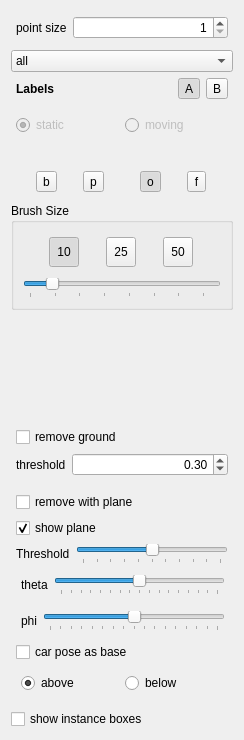
           <widget class="QWidget" name="scrollAreaWidgetContents">
            <property name="geometry">
             <rect>
              <x>0</x>
              <y>0</y>
              <width>244</width>
              <height>740</height>
             </rect>
            </property>
            <layout class="QVBoxLayout" name="verticalLayout_6">
             <item>
              <layout class="QFormLayout" name="formLayout_3">
               <property name="leftMargin">
                <number>5</number>
               </property>
               <property name="topMargin">
                <number>5</number>
               </property>
               <property name="rightMargin">
                <number>5</number>
               </property>
               <property name="bottomMargin">
                <number>5</number>
               </property>
               <item row="0" column="1">
                <widget class="QSpinBox" name="spinPointSize">
                 <property name="alignment">
                  <set>Qt::AlignRight|Qt::AlignTrailing|Qt::AlignVCenter</set>
                 </property>
                 <property name="minimum">
                  <number>1</number>
                 </property>
                 <property name="maximum">
                  <number>20</number>
                 </property>
                </widget>
               </item>
               <item row="0" column="0">
                <widget class="QLabel" name="label_4">
                 <property name="text">
                  <string>point size</string>
                 </property>
                </widget>
               </item>
              </layout>
             </item>
             <item>
              <widget class="QComboBox" name="cmbRootCategory">
               <property name="focusPolicy">
                <enum>Qt::WheelFocus</enum>
               </property>
               <property name="currentText">
                <string>all</string>
               </property>
               <item>
                <property name="text">
                 <string>all</string>
                </property>
               </item>
               <item>
                <property name="text">
                 <string>recently</string>
                </property>
               </item>
              </widget>
             </item>
             <item>
              <layout class="QHBoxLayout" name="horizontalLayout_9">
               <property name="leftMargin">
                <number>5</number>
               </property>
               <property name="topMargin">
                <number>0</number>
               </property>
               <property name="rightMargin">
                <number>5</number>
               </property>
               <property name="bottomMargin">
                <number>0</number>
               </property>
               <item>
                <widget class="QLabel" name="label_8">
                 <property name="font">
                  <font>
                   <weight>75</weight>
                   <bold>true</bold>
                  </font>
                 </property>
                 <property name="text">
                  <string>Labels</string>
                 </property>
                </widget>
               </item>
               <item>
                <spacer name="horizontalSpacer_3">
                 <property name="orientation">
                  <enum>Qt::Horizontal</enum>
                 </property>
                 <property name="sizeHint" stdset="0">
                  <size>
                   <width>40</width>
                   <height>20</height>
                  </size>
                 </property>
                </spacer>
               </item>
               <item>
                <widget class="QToolButton" name="btnButtonLayoutA">
                 <property name="text">
                  <string>A</string>
                 </property>
                 <property name="checkable">
                  <bool>true</bool>
                 </property>
                 <property name="checked">
                  <bool>true</bool>
                 </property>
                </widget>
               </item>
               <item>
                <widget class="QToolButton" name="btnButtonLayoutB">
                 <property name="text">
                  <string>B</string>
                 </property>
                 <property name="checkable">
                  <bool>true</bool>
                 </property>
                </widget>
               </item>
              </layout>
             </item>
             <item>
              <layout class="QGridLayout" name="labelsGroupBox">
               <property name="bottomMargin">
                <number>5</number>
               </property>
               <property name="spacing">
                <number>2</number>
               </property>
              </layout>
             </item>
             <item>
              <layout class="QHBoxLayout" name="horizontalLayout_13">
               <property name="leftMargin">
                <number>5</number>
               </property>
               <property name="topMargin">
                <number>5</number>
               </property>
               <property name="rightMargin">
                <number>5</number>
               </property>
               <property name="bottomMargin">
                <number>5</number>
               </property>
               <item>
                <widget class="QRadioButton" name="rdoStatic">
                 <property name="enabled">
                  <bool>false</bool>
                 </property>
                 <property name="text">
                  <string>static</string>
                 </property>
                 <property name="checked">
                  <bool>true</bool>
                 </property>
                 <property name="autoExclusive">
                  <bool>false</bool>
                 </property>
                </widget>
               </item>
               <item>
                <widget class="QRadioButton" name="rdoMoving">
                 <property name="enabled">
                  <bool>false</bool>
                 </property>
                 <property name="text">
                  <string>moving</string>
                 </property>
                 <property name="checkable">
                  <bool>true</bool>
                 </property>
                 <property name="autoExclusive">
                  <bool>false</bool>
                 </property>
                </widget>
               </item>
              </layout>
             </item>
             <item>
              <widget class="QLabel" name="txtSelectedLabel">
               <property name="font">
                <font>
                 <weight>75</weight>
                 <bold>true</bold>
                </font>
               </property>
               <property name="text">
                <string/>
               </property>
              </widget>
             </item>
             <item>
              <layout class="QHBoxLayout" name="horizontalLayout_14">
               <property name="leftMargin">
                <number>5</number>
               </property>
               <property name="topMargin">
                <number>5</number>
               </property>
               <property name="rightMargin">
                <number>5</number>
               </property>
               <property name="bottomMargin">
                <number>5</number>
               </property>
               <item>
                <widget class="QToolButton" name="btnBrushMode">
                 <property name="text">
                  <string>b</string>
                 </property>
                 <property name="checkable">
                  <bool>true</bool>
                 </property>
                </widget>
               </item>
               <item>
                <widget class="QToolButton" name="btnPolygonMode">
                 <property name="text">
                  <string>p</string>
                 </property>
                 <property name="checkable">
                  <bool>true</bool>
                 </property>
                </widget>
               </item>
               <item>
                <spacer name="horizontalSpacer_4">
                 <property name="orientation">
                  <enum>Qt::Horizontal</enum>
                 </property>
                 <property name="sizeType">
                  <enum>QSizePolicy::Fixed</enum>
                 </property>
                 <property name="sizeHint" stdset="0">
                  <size>
                   <width>10</width>
                   <height>20</height>
                  </size>
                 </property>
                </spacer>
               </item>
               <item>
                <widget class="QToolButton" name="btnOverwrite">
                 <property name="sizePolicy">
                  <sizepolicy hsizetype="Fixed" vsizetype="Fixed">
                   <horstretch>0</horstretch>
                   <verstretch>0</verstretch>
                  </sizepolicy>
                 </property>
                 <property name="minimumSize">
                  <size>
                   <width>0</width>
                   <height>0</height>
                  </size>
                 </property>
                 <property name="maximumSize">
                  <size>
                   <width>16777215</width>
                   <height>16777215</height>
                  </size>
                 </property>
                 <property name="text">
                  <string>o</string>
                 </property>
                 <property name="checkable">
                  <bool>true</bool>
                 </property>
                 <property name="checked">
                  <bool>true</bool>
                 </property>
                </widget>
               </item>
               <item>
                <widget class="QToolButton" name="btnFilter">
                 <property name="text">
                  <string>f</string>
                 </property>
                 <property name="checkable">
                  <bool>true</bool>
                 </property>
                </widget>
               </item>
              </layout>
             </item>
             <item>
              <widget class="QGroupBox" name="groupBox_3">
               <property name="title">
                <string>Brush Size</string>
               </property>
               <layout class="QVBoxLayout" name="verticalLayout_10">
                <item>
                 <layout class="QHBoxLayout" name="horizontalLayout_15">
                  <property name="leftMargin">
                   <number>5</number>
                  </property>
                  <property name="topMargin">
                   <number>5</number>
                  </property>
                  <property name="rightMargin">
                   <number>5</number>
                  </property>
                  <property name="bottomMargin">
                   <number>5</number>
                  </property>
                  <item>
                   <widget class="QToolButton" name="btnRadius5">
                    <property name="minimumSize">
                     <size>
                      <width>30</width>
                      <height>30</height>
                     </size>
                    </property>
                    <property name="text">
                     <string>10</string>
                    </property>
                    <property name="checkable">
                     <bool>true</bool>
                    </property>
                    <property name="checked">
                     <bool>true</bool>
                    </property>
                   </widget>
                  </item>
                  <item>
                   <widget class="QToolButton" name="btnRadius10">
                    <property name="minimumSize">
                     <size>
                      <width>30</width>
                      <height>30</height>
                     </size>
                    </property>
                    <property name="text">
                     <string>25</string>
                    </property>
                    <property name="checkable">
                     <bool>true</bool>
                    </property>
                    <property name="checked">
                     <bool>false</bool>
                    </property>
                   </widget>
                  </item>
                  <item>
                   <widget class="QToolButton" name="btnRadius20">
                    <property name="minimumSize">
                     <size>
                      <width>30</width>
                      <height>30</height>
                     </size>
                    </property>
                    <property name="text">
                     <string>50</string>
                    </property>
                    <property name="checkable">
                     <bool>true</bool>
                    </property>
                   </widget>
                  </item>
                 </layout>
                </item>
                <item>
                 <widget class="QSlider" name="mRadiusSlider">
                  <property name="minimum">
                   <number>1</number>
                  </property>
                  <property name="maximum">
                   <number>75</number>
                  </property>
                  <property name="value">
                   <number>10</number>
                  </property>
                  <property name="orientation">
                   <enum>Qt::Horizontal</enum>
                  </property>
                  <property name="tickPosition">
                   <enum>QSlider::TicksBelow</enum>
                  </property>
                 </widget>
                </item>
               </layout>
              </widget>
             </item>
             <item>
              <spacer name="verticalSpacer_3">
               <property name="orientation">
                <enum>Qt::Vertical</enum>
               </property>
               <property name="sizeHint" stdset="0">
                <size>
                 <width>20</width>
                 <height>40</height>
                </size>
               </property>
              </spacer>
             </item>
             <item>
              <layout class="QFormLayout" name="formLayout_5">
               <property name="leftMargin">
                <number>5</number>
               </property>
               <property name="topMargin">
                <number>5</number>
               </property>
               <property name="rightMargin">
                <number>5</number>
               </property>
               <property name="bottomMargin">
                <number>5</number>
               </property>
               <item row="1" column="0">
                <widget class="QLabel" name="label_9">
                 <property name="text">
                  <string>threshold</string>
                 </property>
                </widget>
               </item>
               <item row="1" column="1">
                <widget class="QDoubleSpinBox" name="spinGroundThreshold">
                 <property name="alignment">
                  <set>Qt::AlignRight|Qt::AlignTrailing|Qt::AlignVCenter</set>
                 </property>
                 <property name="minimum">
                  <double>-15.000000000000000</double>
                 </property>
                 <property name="maximum">
                  <double>30.000000000000000</double>
                 </property>
                 <property name="singleStep">
                  <double>0.050000000000000</double>
                 </property>
                 <property name="value">
                  <double>0.300000000000000</double>
                 </property>
                </widget>
               </item>
               <item row="0" column="0" colspan="2">
                <widget class="QCheckBox" name="chkRemoveGround">
                 <property name="text">
                  <string>remove ground</string>
                 </property>
                </widget>
               </item>
              </layout>
             </item>
             <item>
              <layout class="QFormLayout" name="formLayout_6">
               <property name="leftMargin">
                <number>5</number>
               </property>
               <property name="topMargin">
                <number>5</number>
               </property>
               <property name="rightMargin">
                <number>5</number>
               </property>
               <property name="bottomMargin">
                <number>5</number>
               </property>
               <item row="0" column="0" colspan="2">
                <widget class="QCheckBox" name="chkPlaneRemovalNormal">
                 <property name="text">
                  <string>remove with plane</string>
                 </property>
                </widget>
               </item>
               <item row="3" column="0">
                <widget class="QLabel" name="label_10">
                 <property name="text">
                  <string>Threshold</string>
                 </property>
                </widget>
               </item>
               <item row="3" column="1">
                <widget class="QSlider" name="sldPlaneThresholdNormal">
                 <property name="focusPolicy">
                  <enum>Qt::WheelFocus</enum>
                 </property>
                 <property name="minimum">
                  <number>-10000</number>
                 </property>
                 <property name="maximum">
                  <number>10000</number>
                 </property>
                 <property name="singleStep">
                  <number>1</number>
                 </property>
                 <property name="pageStep">
                  <number>50</number>
                 </property>
                 <property name="orientation">
                  <enum>Qt::Horizontal</enum>
                 </property>
                 <property name="tickPosition">
                  <enum>QSlider::TicksBelow</enum>
                 </property>
                 <property name="tickInterval">
                  <number>2000</number>
                 </property>
                </widget>
               </item>
               <item row="4" column="0" colspan="2">
                <layout class="QHBoxLayout" name="horizontalLayout_16">
                 <property name="leftMargin">
                  <number>5</number>
                 </property>
                 <property name="topMargin">
                  <number>5</number>
                 </property>
                 <property name="rightMargin">
                  <number>3</number>
                 </property>
                 <property name="bottomMargin">
                  <number>5</number>
                 </property>
                 <item>
                  <widget class="QLabel" name="label_11">
                   <property name="text">
                    <string>theta</string>
                   </property>
                  </widget>
                 </item>
                 <item>
                  <widget class="QSlider" name="sldPlaneNormalA1">
                   <property name="focusPolicy">
                    <enum>Qt::WheelFocus</enum>
                   </property>
                   <property name="minimum">
                    <number>-720</number>
                   </property>
                   <property name="maximum">
                    <number>720</number>
                   </property>
                   <property name="singleStep">
                    <number>1</number>
                   </property>
                   <property name="pageStep">
                    <number>90</number>
                   </property>
                   <property name="orientation">
                    <enum>Qt::Horizontal</enum>
                   </property>
                   <property name="tickPosition">
                    <enum>QSlider::TicksBelow</enum>
                   </property>
                   <property name="tickInterval">
                    <number>90</number>
                   </property>
                  </widget>
                 </item>
                </layout>
               </item>
               <item row="5" column="0" colspan="2">
                <layout class="QHBoxLayout" name="horizontalLayout_17">
                 <property name="leftMargin">
                  <number>5</number>
                 </property>
                 <property name="topMargin">
                  <number>5</number>
                 </property>
                 <property name="rightMargin">
                  <number>3</number>
                 </property>
                 <property name="bottomMargin">
                  <number>5</number>
                 </property>
                 <item>
                  <widget class="QLabel" name="label_12">
                   <property name="text">
                    <string>phi</string>
                   </property>
                  </widget>
                 </item>
                 <item>
                  <widget class="QSlider" name="sldPlaneNormalA2">
                   <property name="focusPolicy">
                    <enum>Qt::WheelFocus</enum>
                   </property>
                   <property name="minimum">
                    <number>-720</number>
                   </property>
                   <property name="maximum">
                    <number>720</number>
                   </property>
                   <property name="singleStep">
                    <number>1</number>
                   </property>
                   <property name="pageStep">
                    <number>90</number>
                   </property>
                   <property name="orientation">
                    <enum>Qt::Horizontal</enum>
                   </property>
                   <property name="tickPosition">
                    <enum>QSlider::TicksBelow</enum>
                   </property>
                   <property name="tickInterval">
                    <number>90</number>
                   </property>
                  </widget>
                 </item>
                </layout>
               </item>
               <item row="6" column="0" colspan="2">
                <widget class="QCheckBox" name="chkCarPoseAsBase">
                 <property name="text">
                  <string>car pose as base</string>
                 </property>
                </widget>
               </item>
               <item row="7" column="0" colspan="2">
                <layout class="QHBoxLayout" name="horizontalLayout_18">
                 <property name="leftMargin">
                  <number>5</number>
                 </property>
                 <property name="topMargin">
                  <number>5</number>
                 </property>
                 <property name="rightMargin">
                  <number>5</number>
                 </property>
                 <property name="bottomMargin">
                  <number>5</number>
                 </property>
                 <item>
                  <widget class="QRadioButton" name="rdoPlaneAboveNormal">
                   <property name="text">
                    <string>above</string>
                   </property>
                   <property name="checked">
                    <bool>true</bool>
                   </property>
                   <property name="autoExclusive">
                    <bool>false</bool>
                   </property>
                  </widget>
                 </item>
                 <item>
                  <widget class="QRadioButton" name="rdoPlaneBelowNormal">
                   <property name="text">
                    <string>below</string>
                   </property>
                   <property name="checked">
                    <bool>false</bool>
                   </property>
                   <property name="autoExclusive">
                    <bool>false</bool>
                   </property>
                  </widget>
                 </item>
                </layout>
               </item>
               <item row="1" column="0" colspan="2">
                <widget class="QCheckBox" name="chkShowPlane">
                 <property name="text">
                  <string>show plane</string>
                 </property>
                 <property name="checked">
                  <bool>true</bool>
                 </property>
                </widget>
               </item>
              </layout>
             </item>
             <item>
              <widget class="QCheckBox" name="chkShowInstanceBoxes">
               <property name="text">
                <string>show instance boxes</string>
               </property>
              </widget>
             </item>
            </layout>
           </widget>
